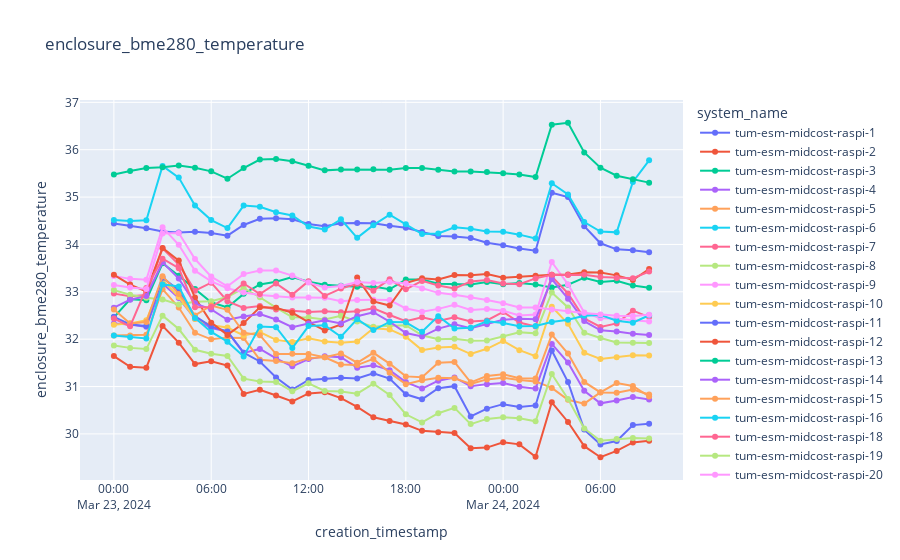

Notebook code for this chart:
### Code cell
plot_sensor_measurement(df_raw,sensor_id,col_name="enclosure_bme280_temperature",filter=filter)
